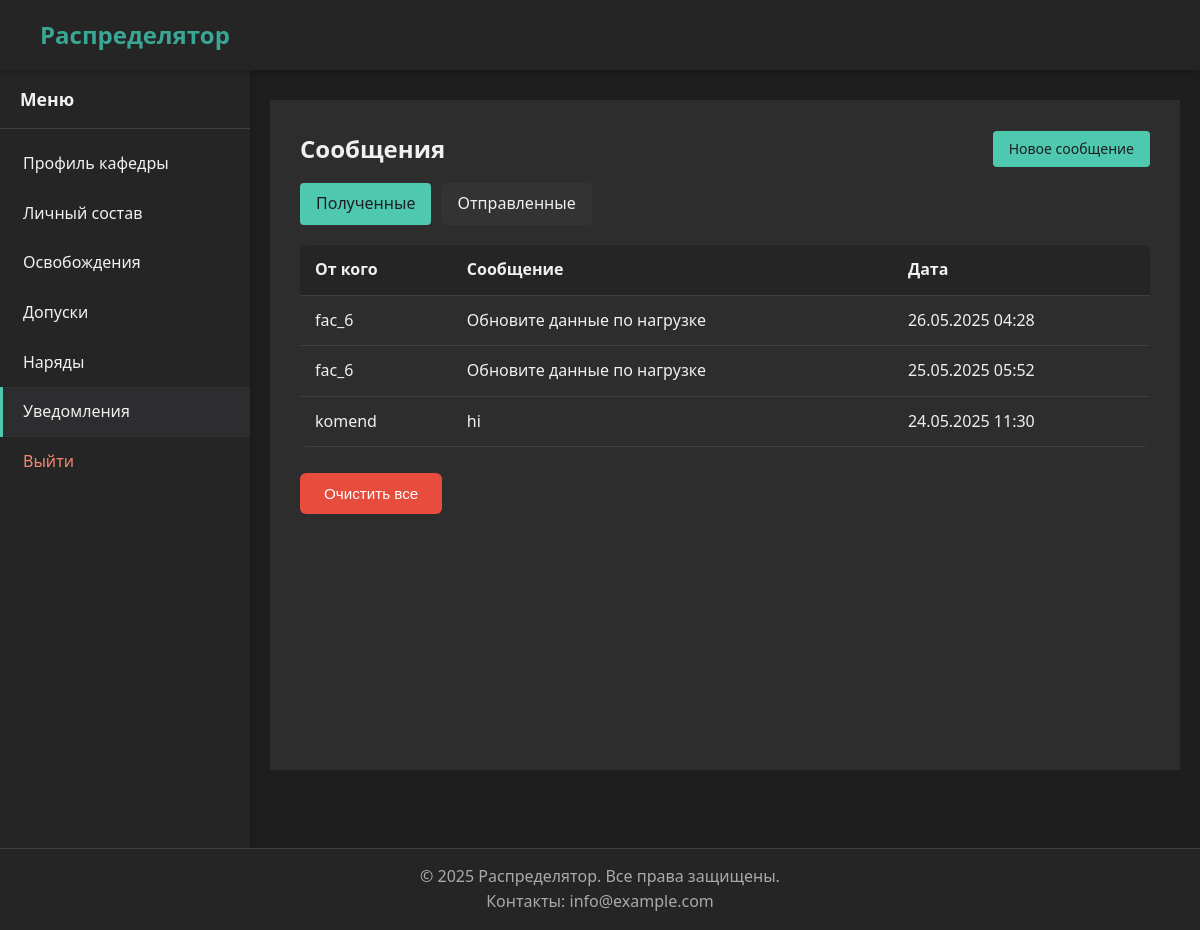
The page /notifications/ (signed in) on the database as committed earlier.
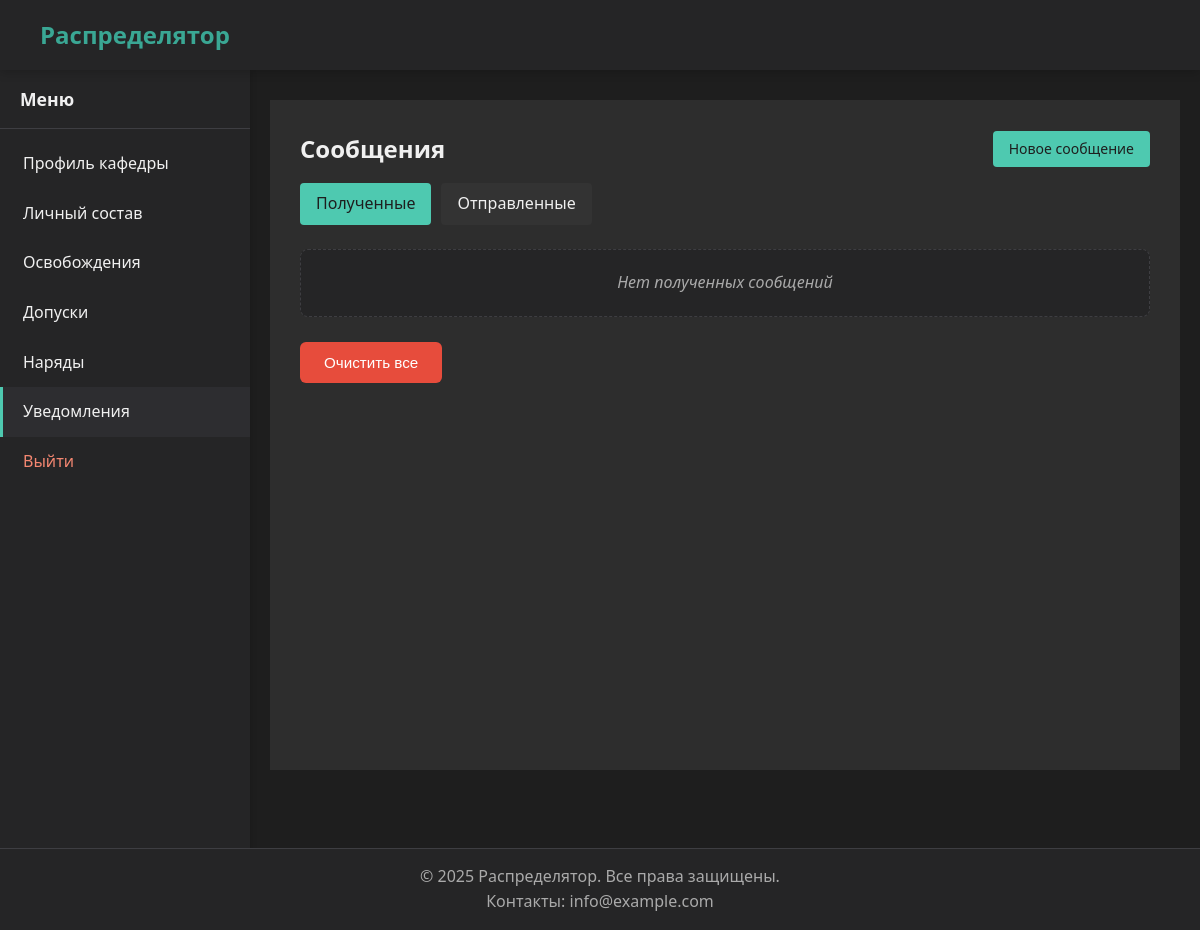
The same page on the database as committed later.
### notifications/models.py (models this page shows, shortened)
class Notification(models.Model):
    recipient = models.ForeignKey(
        User,
        on_delete=models.CASCADE,
        related_name='received_notifications',
        verbose_name="Получатель"
    )
    sender = models.ForeignKey(
        User,
        on_delete=models.CASCADE,
        related_name='sent_notifications',
        verbose_name="Отправитель"
    )
    message = models.TextField("Сообщение")
    created_at = models.DateTimeField(auto_now_add=True)
    is_read = models.BooleanField(default=False)

### authentication/models.py (models this page shows)
class CustomUser (AbstractUser ):
    faculty = models.ForeignKey(
        Faculty,
        on_delete=models.SET_NULL,
        null=True,
        blank=True,
        verbose_name="Факультет",
        related_name="users"
    )
    department = models.ForeignKey(
        Department,
        on_delete=models.SET_NULL,
        null=True,
        blank=True,
        verbose_name="Кафедра",
        related_name="users"
    )
    groups = models.ManyToManyField(
        'auth.Group',
        related_name='customuser_set',  # Уникальное имя для обратного доступа
        blank=True,
        help_text='Группы, к которым принадлежит этот пользователь.',
        verbose_name='Группы'
    )
    user_permissions = models.ManyToManyField(
        'auth.Permission',
        related_name='customuser_set',  # Уникальное имя для обратного доступа
        blank=True,
        help_text='Конкретные разрешения для этого пользователя.',
        verbose_name='Разрешения пользователя'
    )
    class Meta:
        verbose_name = 'Пользователь'
        verbose_name_plural = 'Пользователи'
    def __str__(self):
        return self.username

### notifications/views.py (the view)
# urls.py: path('', views.NotificationListView.as_view(), name='list'),
class NotificationListView(TemplateView):
    template_name = 'notifications/list.html'
    def get_context_data(self, **kwargs):
        context = super().get_context_data(**kwargs)
        received = Notification.objects.filter(recipient=self.request.user).order_by('-created_at')
        unread = received.filter(is_read=False)
        unread.update(is_read=True)
        context['notifications'] = {
            'received': received,
            'sent': Notification.objects.filter(sender=self.request.user).order_by('-created_at')
        }
        context['unread_count'] = received.filter(is_read=False).count()  # Всегда 0 после обновления
        return context

### core/utils.py (called while the page is built)
def get_user_type(user):
    if user.is_superuser:
        return 'admin'
    groups = list(user.groups.values_list('name', flat=True))
    if 'Комендант' in groups:
        return 'commandant'
    elif 'Факультет' in groups:
        return 'faculty'
    elif 'Кафедра' in groups:
        return 'department'
    return None

### templates/notifications/list.html (shortened to what this page needs)
{% extends "base_account.html" %}
{% block account_content %}
<div class="account-section">
    <div class="section-header">
        <h2>Сообщения</h2>
        <a href="{% url 'notifications:send' %}" class="header-btn header-btn--primary">
            Новое сообщение
        </a>
    </div>
    <div class="tabs">
        <a href="#" class="tab tab--active" data-tab="received">Полученные</a>
        <a href="#" class="tab" data-tab="sent">Отправленные</a>
    </div>
    <div id="received" class="notification-table-container active">
        {% if notifications.received %}
            <table class="notification-table">
                <thead>
                    <tr>
                        <th>От кого</th>
                        <th>Сообщение</th>
                        <th>Дата</th>
                    </tr>
                </thead>
                <tbody>
                    {% for note in notifications.received %}
                        <tr class="{% if not note.is_read %}unread{% endif %}">
                            <td>{{ note.sender }}</td>
                            <td>{{ note.message }}</td>
                            <td>{{ note.created_at|date:"d.m.Y H:i" }}</td>
                        </tr>
                    {% endfor %}
                </tbody>
            </table>
        {% else %}
            <p class="empty-message">Нет полученных сообщений</p>
        {% endif %}
    </div>
</div>
<br>
<form action="{% url 'notifications:clear' %}" method="post" onsubmit="return confirm('Вы уверены? Это удалит все ваши сообщения.')">
            <button type="submit" class="btn btn-danger">Очистить все</button>
        </form>
{% endblock %}

Rows that differ between the two databases and show on the page:
removed Notification: sender "fac_6", message "Обновите данные по нагрузке", created_at "26.05.2025 04:28"
removed Notification: sender "fac_6", message "Обновите данные по нагрузке", created_at "25.05.2025 05:52"
no longer on this page (row edited): Notification: sender "komend", message "hi", created_at "24.05.2025 11:30"
Other text that changed with them:
text no longer shown: "От кого Сообщение Дата"
text now shown: "Нет полученных сообщений"
